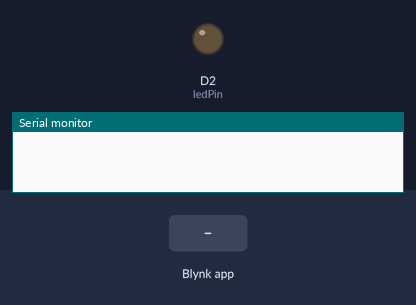
Recording of a sketch running on a simulated Arduino MKR. Shown: output pins drawn as LEDs (lit = HIGH), the last lines printed to the serial monitor. The inputs (shaded band) are chosen by the test bench. WiFi joins after 1.5 s; servers stay silent unless stated.

Above: at 3.0 s.
3.1 s: Blynk app writes 1 to V0
At 4.0 s:
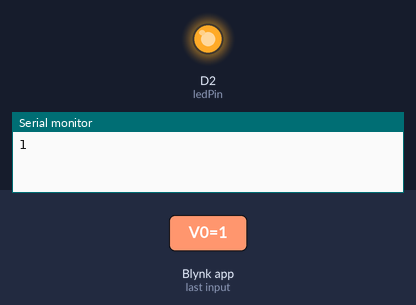
4.6 s: Blynk app writes 0 to V0
At 5.1 s:
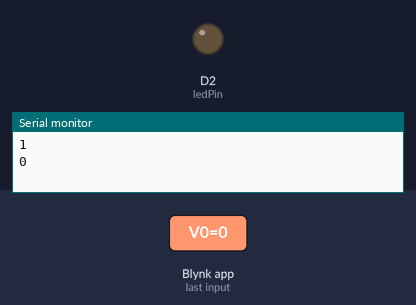
6.1 s: Blynk app writes 200 to V0
At 7.4 s:
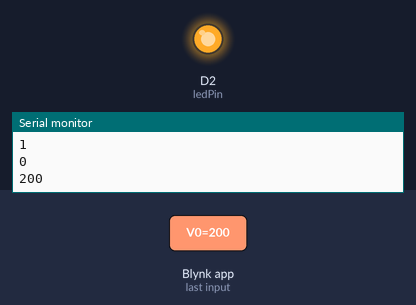
Timing chart, 0 to 9.1 s (numbered marks = the images above; inputs shaded):
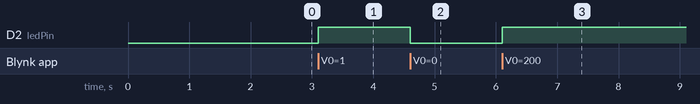

Measured:
- after the input at 3.1 s, D2 (ledPin): LOW → HIGH at once
- after the input at 4.6 s, D2 (ledPin): HIGH → LOW at once
- after the input at 6.1 s, D2 (ledPin): LOW → HIGH at once

The sketch:

lab1dot3_Blynk.ino
```cpp
#define BLYNK_TEMPLATE_ID "TMPL2dfiz3knT"
#define BLYNK_TEMPLATE_NAME "MKR1010WiFi"
#define BLYNK_AUTH_TOKEN "PzDNhmWqymtpAalEOSxXu860omyDnryL"
#include <SPI.h>
#include <WiFiNINA.h>
#include <BlynkSimpleWiFiNINA.h>

// Your WiFi credentials.
// Set password to "" for open networks.
char ssid[] = "HP Setup";
char pass[] = "";

const int ledPin = 2;

int val;

BlynkTimer timer;

BLYNK_WRITE(V0)
{
  val = param.asInt();
  Serial.println(val);
  digitalWrite(ledPin, val); // fetch the switch value from the app
}

void setup()
{
  // Debug console
  Serial.begin(9600);
  pinMode(ledPin, OUTPUT);
  Blynk.begin(BLYNK_AUTH_TOKEN, ssid, pass);
  // You can also specify server:
  //Blynk.begin(BLYNK_AUTH_TOKEN, ssid, pass, "blynk.cloud", 80);
  //Blynk.begin(BLYNK_AUTH_TOKEN, ssid, pass, IPAddress(192,168,1,100), 8080);
}

void loop()
{
  Blynk.run();
}
```
